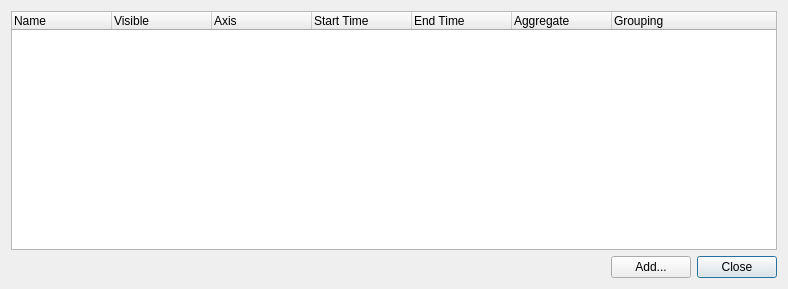
<?xml version="1.0" encoding="UTF-8"?>
<ui version="4.0">
 <class>DataSetsDialog</class>
 <widget class="QDialog" name="DataSetsDialog">
  <property name="geometry">
   <rect>
    <x>0</x>
    <y>0</y>
    <width>788</width>
    <height>289</height>
   </rect>
  </property>
  <property name="windowTitle">
   <string>Chart Data Sets</string>
  </property>
  <property name="windowIcon">
   <iconset resource="../resources.qrc">
    <normaloff>:/icons/dataset-list</normaloff>:/icons/dataset-list</iconset>
  </property>
  <layout class="QGridLayout" name="gridLayout">
   <item row="1" column="3">
    <widget class="QPushButton" name="pbClose">
     <property name="text">
      <string>Close</string>
     </property>
    </widget>
   </item>
   <item row="0" column="0" colspan="4">
    <widget class="QTreeWidget" name="twDataSets">
     <property name="rootIsDecorated">
      <bool>false</bool>
     </property>
     <column>
      <property name="text">
       <string>Name</string>
      </property>
     </column>
     <column>
      <property name="text">
       <string>Visible</string>
      </property>
     </column>
     <column>
      <property name="text">
       <string>Axis</string>
      </property>
     </column>
     <column>
      <property name="text">
       <string>Start Time</string>
      </property>
     </column>
     <column>
      <property name="text">
       <string>End Time</string>
      </property>
     </column>
     <column>
      <property name="text">
       <string>Aggregate</string>
      </property>
     </column>
     <column>
      <property name="text">
       <string>Grouping</string>
      </property>
     </column>
    </widget>
   </item>
   <item row="1" column="2">
    <widget class="QPushButton" name="pbAdd">
     <property name="text">
      <string>Add...</string>
     </property>
    </widget>
   </item>
   <item row="1" column="1">
    <spacer name="horizontalSpacer">
     <property name="orientation">
      <enum>Qt::Horizontal</enum>
     </property>
     <property name="sizeHint" stdset="0">
      <size>
       <width>40</width>
       <height>20</height>
      </size>
     </property>
    </spacer>
   </item>
  </layout>
 </widget>
 <resources>
  <include location="../resources.qrc"/>
 </resources>
 <connections>
  <connection>
   <sender>pbClose</sender>
   <signal>clicked()</signal>
   <receiver>DataSetsDialog</receiver>
   <slot>accept()</slot>
   <hints>
    <hint type="sourcelabel">
     <x>587</x>
     <y>351</y>
    </hint>
    <hint type="destinationlabel">
     <x>321</x>
     <y>185</y>
    </hint>
   </hints>
  </connection>
 </connections>
</ui>
